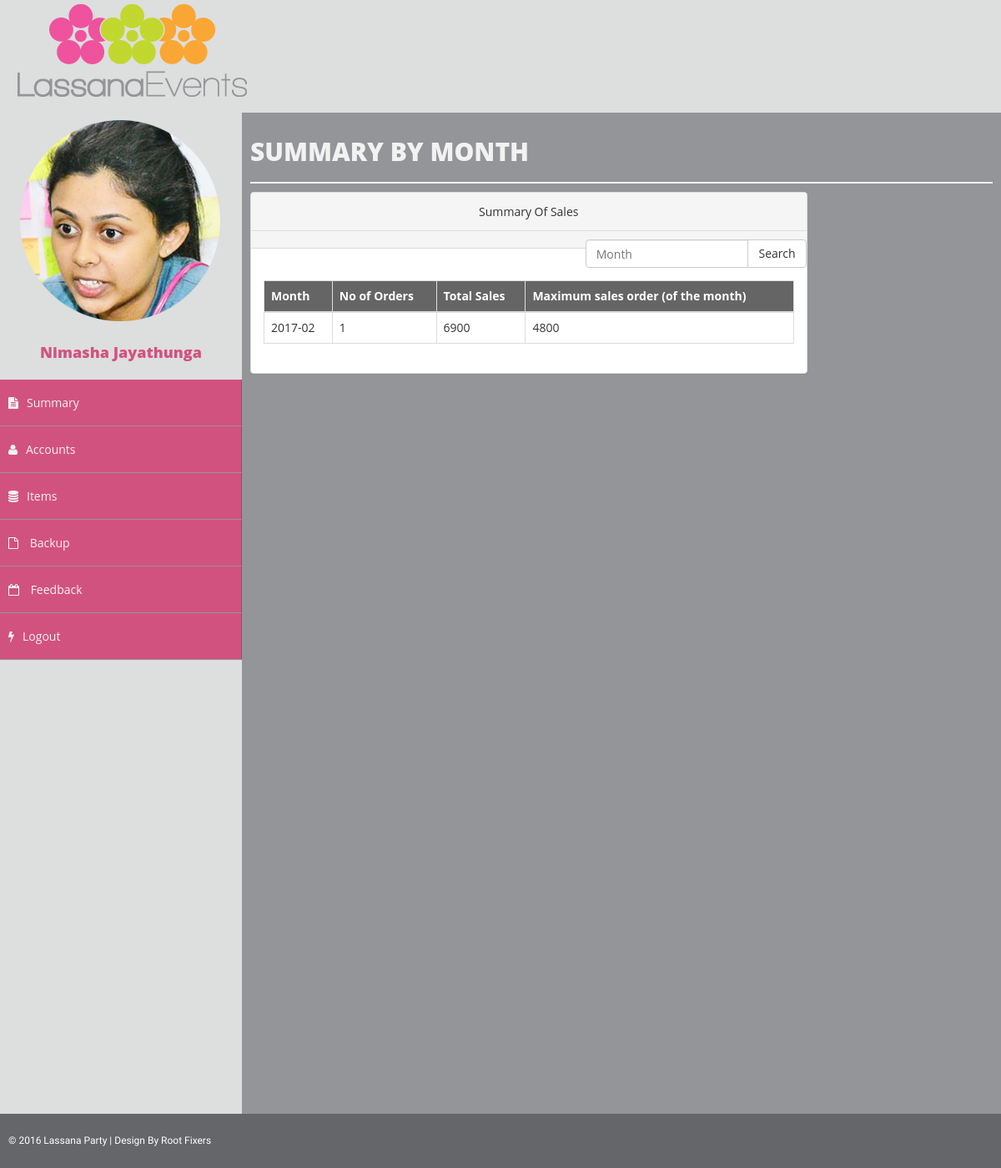
The page /admin/summonth.php (signed in) on the database its author committed.
### tables this page shows
CREATE TABLE IF NOT EXISTS `users1` (
  `uid` int(11) NOT NULL AUTO_INCREMENT,
  `employee_type` varchar(30) NOT NULL,
  `upass` varchar(50) NOT NULL,
  `uname` varchar(30) DEFAULT NULL,
  `fullname` varchar(100) NOT NULL,
  `contact` int(10) NOT NULL,
  `NIC` varchar(10) DEFAULT NULL,
  `Address` varchar(75) NOT NULL,
  `uemail` varchar(70) NOT NULL,
  `location` varchar(100) NOT NULL,
  PRIMARY KEY (`uid`),
  UNIQUE KEY `uname` (`uname`,`uemail`),
  KEY `NIC` (`NIC`)
);

CREATE TABLE IF NOT EXISTS `month_summary` (
  `month` varchar(15) NOT NULL,
  `number_of_orders` int(11) NOT NULL,
  `total_sales` float NOT NULL,
  PRIMARY KEY (`month`)
);

### config/class.user.php (called while the page is built, shortened)
<?php
   	class User{
   		public $db;
   		public function __construct(){
   			$this->db = new mysqli(DB_SERVER, DB_USERNAME, DB_PASSWORD, DB_DATABASE);
   		}
       	public function get_fullname($uid){
       		$sql3="SELECT fullname FROM users1 WHERE uid = $uid";
   	        $result = mysqli_query($this->db,$sql3);
   	        $user_data = mysqli_fetch_array($result);
   	        return $user_data['fullname'];
       	}
   	}
   ?>

### admin/summonth.php (the view, shortened to what this page needs)
<?php
   include_once '../config/class.user.php';
   $user = new User();
   $uid = $_SESSION['uid'];
   ?>
<!DOCTYPE html>
<head>
<body>
    <div id="wrapper">
        <?php include '../config/adminheader.php'; ?>
        <div id="page-wrapper">
            <div id="page-inner">
                <div class="row">
                    <div class="col-md-12">
                        <h1 class="page-head-line">SUMMARY BY MONTH</h1>
                    </div>
                </div>
				<div class="col-md-9">
                    <div class="panel panel-default">
                        <div class="panel-heading">
                           <center> Summary Of Sales </center>
                        </div>
                        <div class="panel-heading">
                            <form action="findmonth.php" method="POST" class="form-horizontal form-label-left" novalidate>
                              <div class="title_left">
                                <div class="col-md-5 col-sm-5 col-xs-12 form-group pull-right top_search">
                                  <div class="input-group">
                                    <input id="month" name="month" type="text" class="form-control" placeholder="Month">
                                    <span class="input-group-btn">
                                      <button id="search" name="search" type="submit" class="btn btn-default" value="search">Search</button>
                                    </span>
                                  </div>
                                </div>
                              </div>
                          </form>
                        </div>
                        <div class="panel-body">
                            <div class="table-responsive">
                                <?php
                    include '../config/db_confg.php';
                    $select = "SELECT * FROM month_summary";
                    $result = mysqli_query($conn, $select);
                    if ( mysqli_num_rows($result) > 0) {
                      echo ('<div class="table-responsive"><table border=1 class="table table-bordered" >
                            <thead style="background-color:#656565;color:#ffffff;">
                            <tr>
                              <th>Month</th>
                              <th>No of Orders</th>
                              <th>Total Sales</th>
							  <th>Maximum sales order (of the month)</th>
                            </tr></thead>');
                            echo("<tbody>");
                              while($row = mysqli_fetch_assoc($result)) {
									$month = $row["month"];
									$startDate = $month.'-01';
									$endDate = $month.'-31';
									$selectMax = "SELECT MAX(TotalCost) AS max FROM orders_new where ResDate between '$startDate' and '$endDate'";
									$resultMax = mysqli_query($conn, $selectMax);
									$rowMax = mysqli_fetch_assoc($resultMax);
                                echo (
                                  "<tr>
                                    <form method=\"post\" action=\"summonth.php\">
                                      <td> " . $row["month"]. "  </td>
                                      <td>" . $row["number_of_orders"] . "</td>
                                      <td>" . $row["total_sales"]." </td>
									  <td>" . $rowMax["max"]." </td>
                                    </form>
                                  </tr>");
                              }
                              echo ("</tbody></table></div>");
                      }
                  ?>
                            </div>
                        </div>
                    </div>
                </div>
            </div>
        </div>
    </div>
    <?php include '../config/footer.php'; ?>
</body>
</html>

### config/adminheader.php (shortened to what this page needs)
<html>
    <head>
    <link href="../assets/css/bootstrap.css" rel="stylesheet" />
    <link href="../assets/css/font-awesome.css" rel="stylesheet" />
    <link href="../assets/css/basic.css" rel="stylesheet" />
    <link href="../assets/css/custom.css" rel="stylesheet" />
    <link href="../assets/css/sweetalert2.css" rel="stylesheet" />
    </head>
<body>
    <nav class="navbar navbar-cls-top " role="navigation" >
            <img  src="../assets/img/logo.png" style="margin:5px " >
    </nav>
        <nav class="navbar-side" role="navigation">
            <div class="sidebar-collapse">
                <ul class="nav" id="main-menu">
                    <li>
                        <?php
                        include '../config/db_confg.php';
                        $query = $conn->query("select * from users1 where uid='$uid'");
                        while($row = mysqli_fetch_assoc($query)){
                        ?>
                        <div class="user-img-div">
                            <img class="photo" src="<?php echo $row['location']; ?>" >
                            <?php } ?>
                            <br><br>
                            <div class="inner-text">
                               <?php echo $user->get_fullname($uid); ?>
                            </div>
                        </div>
                    </li>
                    <li>
                        <a  data-toggle="collapse" data-parent="#nothing" href="#collapseSummary"><i class="fa fa-file-text"></i>Summary </a>
                    </li>
                    <li>
                        <a data-toggle="collapse" data-parent="#nothing" href="#collapseAccounts"><i class="fa fa-user "></i>Accounts</a>
                    </li>
                     <li>
                        <a data-toggle="collapse" data-parent="#nothing" href="#collapseItems"><i class="fa fa-database "></i>Items </a>
                    </li>
                    <li>
                        <a href="backup.php"><i class="fa fa-file-o "></i> Backup</a></li>
                    <li>
                        <a href="contactMsg.php"><i class="fa fa-calendar-o "></i> Feedback</a></li>
                    <li>
                        <a href='../config/login.php'><i class="fa fa-flash "></i>Logout</a>
                    </li>
                </ul>
            </div>
        </nav>
</body>
</html>

### assets/css/basic.css (style rules this page uses)
body { font-family: 'Questrial', sans-serif; line-height:25px; font-family: 'Open Sans',serif; }
.user-img-div { background-color: #dddede; }
.user-img-div .inner-text { text-align: center; position: relative; color: #D2527F; font-weight: 800; padding-bottom: 20px; font-size: 18px; }
.navbar-side { border: none; background-color: #646669; z-index: 1; position: absolute; width: 290px; margin-top: 15px; }
.sidebar-collapse .nav { padding: 0; height: 100%; }
.sidebar-collapse .nav > li > a { color: #f2f2f2; background: #D2527F; text-shadow: none; padding: 15px 40px; border-bottom: 1px solid #939598; padding: 15px 10px; border-right:1px solid #646669; }
#wrapper { width: 100%; background-color: #dddede; line-height:25px; font-family: 'Open Sans',serif; }
#page-wrapper { min-height: 600px; background: #dddede; margin: 0 0 0 260px; padding: 15px 0px 0px 30px; }
#page-inner { width: 100%; margin: 0px; background-color: #939598!important; padding: 10px; min-height: 1200px; }
.page-head-line { font-size: 30px; text-transform: uppercase; color: #f2f2f2; font-weight: 800; padding-bottom: 20px; border-bottom: 2px solid #f2f2f2; margin-bottom: 10px; }
.navbar-cls-top { background: #dddede; border: none; height: 100px; }
.nav > li > a > i { margin-right: 10px; }
.navbar { border-radius: 0px; }
.panel-body { border-color: #f2f2f2; }
thead { color: #939598; background-color: #f2f2f2; border:#656668; }
.table-bordered { border-bottom-style: inset; }

### css/custom.css (style rules this page uses)
ul { list-style: none; }
li a { color: #f2f2f2; }

### config/adminheader.php (style rules this page uses)
body { font-family: 'Questrial', sans-serif; }

### rows shown on the page
users1: location (picture), fullname "Nimasha Jayathunga"
month_summary: month "2017-02", number_of_orders "1", total_sales "6900", max "4800"
